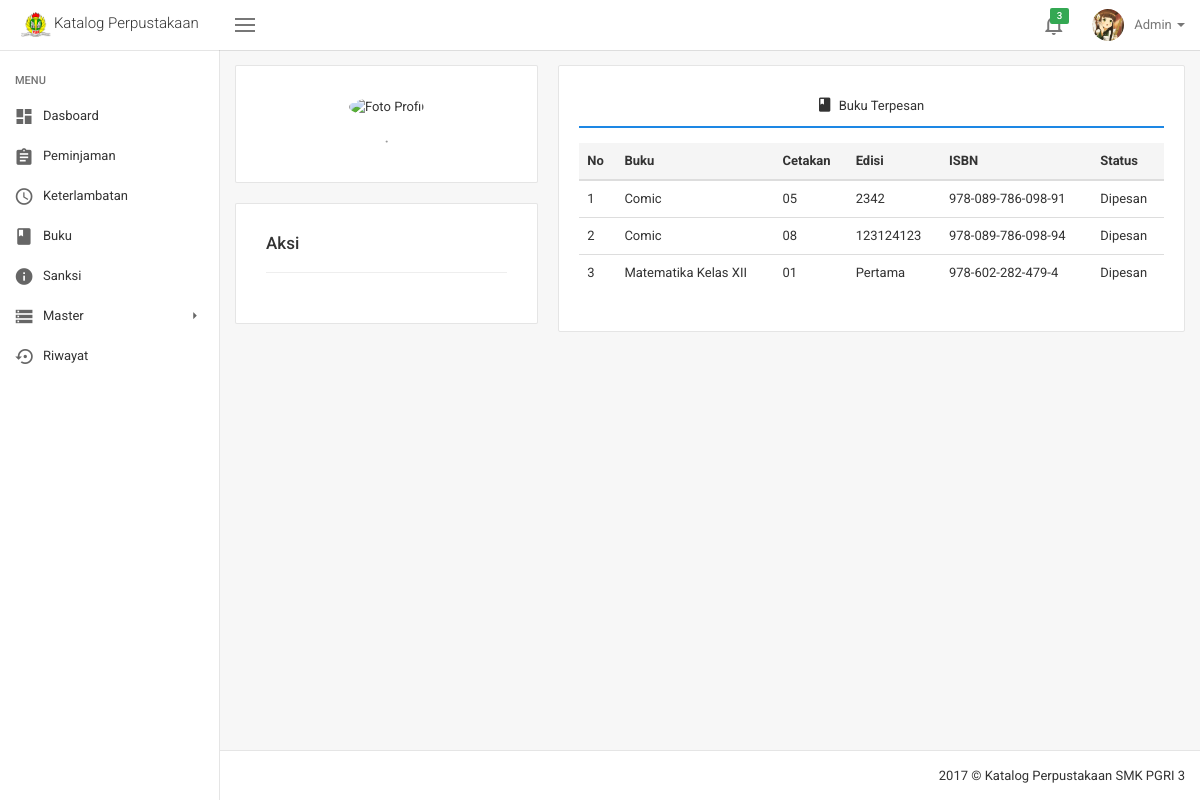
The app's page /detail_peminjaman.php (signed in) with its own data.
### tables this page shows
CREATE TABLE `user` (
  `id_user` int(12) NOT NULL,
  `no_induk` varchar(225) NOT NULL,
  `nama` varchar(225) NOT NULL,
  `username` varchar(225) NOT NULL,
  `email` varchar(225) NOT NULL,
  `password` varchar(225) NOT NULL,
  `foto_user` varchar(225) NOT NULL,
  `jabatan` varchar(225) NOT NULL,
  `kelas` varchar(225) NOT NULL,
  `no_hp` varchar(15) NOT NULL,
  `alamat` text NOT NULL,
  `role` enum('Admin','User') NOT NULL,
  `tgl_entri` date NOT NULL,
  `verifikasi` enum('Sudah','Belum') NOT NULL
);

CREATE TABLE `detail_peminjaman` (
  `id_detail_peminjaman` int(12) NOT NULL,
  `id_peminjaman` int(12) NOT NULL,
  `id_detail_buku` int(12) NOT NULL
);

CREATE TABLE `buku` (
  `id_buku` int(12) NOT NULL,
  `judul_buku` varchar(225) NOT NULL,
  `judul_singkat` varchar(225) NOT NULL,
  `gambar_buku` varchar(225) NOT NULL,
  `jenis_media` varchar(225) NOT NULL,
  `id_jenis_buku` int(12) NOT NULL,
  `jenis_koleksi` varchar(225) NOT NULL,
  `kota_terbit` varchar(225) NOT NULL,
  `penerbit` varchar(225) NOT NULL,
  `tahun_terbit` date NOT NULL,
  `biografi` text NOT NULL,
  `bahasa` varchar(225) NOT NULL
);

CREATE TABLE `detail_buku` (
  `id_detail_buku` int(15) NOT NULL,
  `id_buku` int(15) NOT NULL,
  `jilid` varchar(225) NOT NULL,
  `cetakan` varchar(225) NOT NULL,
  `edisi` varchar(225) NOT NULL,
  `ISBN` varchar(225) NOT NULL,
  `tgl_entri_buku` date NOT NULL,
  `status_buku` varchar(225) NOT NULL
);

### detail_peminjaman.php (the view, shortened to what this page needs)
<!DOCTYPE html>
<html lang="en">
    <?php include('script/head_script.php');
    ?>
  <body class="layout layout-header-fixed layout-left-sidebar-fixed">
    <?php include('menu/header.php') ?>
    <div class="site-main">
      <?php include('menu/sidebar.php') ?>
      <div class="site-content">
        <div class="profile">
          <div class="row gutter-sm">
            <div class="col-md-4 col-sm-5">
              <div class="p-about m-b-20">
                <div class="pa-padding">
                  <div class="pa-avatar">
                    <img src="img/avatars/<?php echo $foto_profil ?>" alt="Foto Profil" width="100" height="100">
                  </div>
                  <div class="pa-name">
                    <div class="pa-text"><?php echo $nama_profil ?> · <?php echo $jabatan_profil ?></div>                  </div>
                </div>
              </div>
              <div class="p-info m-b-20">
                <h4 class="m-y-0">Aksi</h4>
                <hr>
              </div>
            </div>
            <div class="col-md-8 col-sm-7">
              <div class="panel panel-default">
                <div class="panel-body">
                  <div class="row">
                    <div class="col-md-12">
                      <ul class="nav nav-tabs nav-tabs-custom nav-justified m-b-15">
                        <li class="active">
                          <a href="#" role="tab" data-toggle="tab" >
                            <i class="zmdi zmdi-book"></i> Buku Terpesan</a>
                        </li>
                      </ul>
                      <div class="tab-content">
                        <div role="tabpanel" class="tab-pane fade  active in">
                            <div class="table-responsive">
                            <?php
                                $query_buku_pemesanan = "SELECT a.*, b.*, c.* FROM detail_peminjaman AS a INNER JOIN
                                                 detail_buku AS b INNER JOIN buku AS c
                                                 WHERE a.id_detail_buku = b.id_detail_buku AND b.id_buku = c.id_buku";
                                $result_buku_pemesanan = mysqli_query($con, $query_buku_pemesanan);
                            ?>
                                <table class="table">
                                    <thead>
                                    <tr>
                                        <th>No</th>
                                        <th>Buku</th>
                                        <th>Cetakan</th>
                                        <th>Edisi</th>
                                        <th>ISBN</th>
                                        <th>Status</th>
                                    </tr>
                                    </thead>
                                    <tbody>
                    <?php
                    $no_buku_pemesanan = 1;
                    while($data_buku_pemesanan = mysqli_fetch_assoc($result_buku_pemesanan)){
                                    echo '<tr>
                                        <td>'.$no_buku_pemesanan.'</td>
                                        <td>'.$data_buku_pemesanan['judul_singkat'].'</td>
                                        <td>'.$data_buku_pemesanan['cetakan'].'</td>
                                        <td>'.$data_buku_pemesanan['edisi'].'</td>
                                        <td>'.$data_buku_pemesanan['ISBN'].'</td>
                                        <td>'.$data_buku_pemesanan['status_buku'].'</td>
                                    </tr>';
                                    $no_buku_pemesanan++;
                                    }
                    ?>
                                    </tbody>
                                </table>
                            </div>
                        </div>
                      </div>
                    </div>
                  </div>
                </div>
              </div>
            </div>
          </div>
        </div>
      </div>
      <?php include('menu/footer.php') ?>
    </div>
  </body>
</html>

### menu/header.php (shortened to what this page needs)
<?php include('system/session.php');
  $query_login = "SELECT * FROM user WHERE email ='$_SESSION[email]'";
  $result_login = mysqli_query($con, $query_login);
  $data_login   = mysqli_fetch_assoc($result_login);
  $username     = $data_login["username"];
  $foto_user    = $data_login["foto_user"];
?>
<div class="site-header">
  <nav class="navbar navbar-default">
    <div class="navbar-header" align="center">
      <a class="navbar-brand" href="index.php">
        <img src="img/logo.png" alt="" height="25">
        <span>Katalog Perpustakaan</span>
      </a>
    </div>
    <div class="navbar-collapsible">
      <div id="navbar" class="navbar-collapse collapse">
        <button class="navbar-toggler left-sidebar-collapse pull-left hidden-xs" type="button">
          <span class="hamburger"></span>
        </button>
        <ul class="nav navbar-nav navbar-right">
          <li class="nav-table dropdown">
            <a href="#" class="dropdown-toggle" data-toggle="dropdown" role="button" aria-haspopup="true" aria-expanded="false">
              <span class="nav-cell nav-icon">
                <i class="zmdi zmdi-notifications-none"></i>
              </span>
              <span class="label label-success">3</span>
            </a>
          </li>
          <li class="nav-table dropdown hidden-sm-down">
            <a href="#" class="dropdown-toggle" data-toggle="dropdown" role="button" aria-haspopup="true" aria-expanded="false">
              <span class="nav-cell p-r-10">
                <img class="img-circle" src="img/avatars/<?php echo $foto_user ?>" alt="" width="32" height="32">
              </span>
              <span class="nav-cell"><?php echo $username; ?>
                <span class="caret"></span>
              </span>
            </a>
          </li>
        </ul>
      </div>
    </div>
  </nav>
</div>

### records on screen
user: foto_user (picture), username "Admin"
detail_peminjaman: buku.judul_singkat "Comic", id_detail_buku.cetakan "05", id_detail_buku.edisi "2342", id_detail_buku.ISBN "978-089-786-098-91", id_detail_buku.status_buku "Dipesan"
detail_peminjaman: buku.judul_singkat "Comic", id_detail_buku.cetakan "08", id_detail_buku.edisi "123124123", id_detail_buku.ISBN "978-089-786-098-94", id_detail_buku.status_buku "Dipesan"
detail_peminjaman: buku.judul_singkat "Matematika Kelas XII", id_detail_buku.cetakan "01", id_detail_buku.edisi "Pertama", id_detail_buku.ISBN "978-602-282-479-4", id_detail_buku.status_buku "Dipesan"
